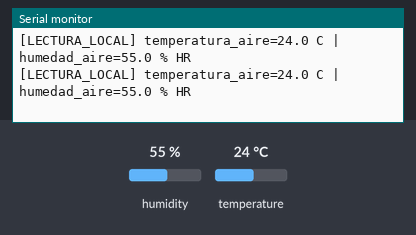
This sketch was run on a simulated Arduino Uno, built with avr-gcc and run on an emulated ATmega328P. Shown: the last lines printed to the serial monitor. The inputs (shaded band) are chosen by the test bench; at power-on: humidity 55 %, temperature 24 °C.

Above: at 6.8 s.
6.9 s: humidity set to 22 %
At 9.5 s:
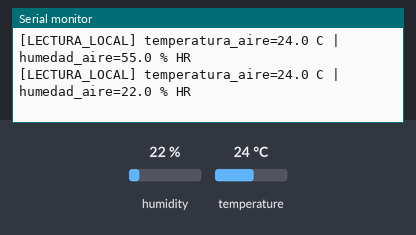
11.4 s: temperature set to 12 °C
At 13.0 s:
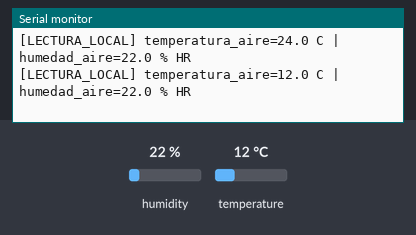
15.9 s: humidity set to 40 %
At 18.7 s:
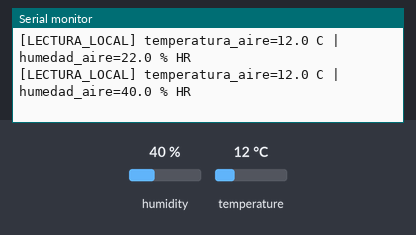
Timing chart, 0 to 20.2 s (numbered marks = the images above; inputs shaded):
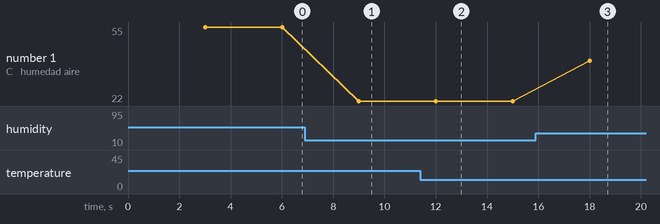

The sketch:

nodo-dht22-diagnostico.ino
```cpp
// AgroVigia: primera comprobacion local del DHT22 por USB.
// Referencia de lectura: ../Transmisor_Parcial2.ino (autoria conservada alli).
// No publica telemetria MQTT ni representa la etapa 2 completa.

#include <Arduino.h>
#include <DHT.h>
#include <math.h>

// GPIO recuperado del proyecto anterior; verificar el montaje antes de cargar.
constexpr uint8_t DHT_PIN = 4;
constexpr uint32_t INTERVALO_LECTURA_MS = 3000;

DHT dht(DHT_PIN, DHT22);
uint32_t ultimaLecturaMs = 0;

void setup() {
  Serial.begin(115200);
  dht.begin();
  ultimaLecturaMs = millis();
  Serial.print("AgroVigia | Diagnostico DHT22 | GPIO ");
  Serial.print(DHT_PIN);
  Serial.println(" | 115200 baudios");
  Serial.println("Solo lectura local por USB; no envia datos a la red.");
}

void loop() {
  const uint32_t ahoraMs = millis();
  // La resta sin signo mantiene el intervalo al desbordarse millis().
  if (ahoraMs - ultimaLecturaMs < INTERVALO_LECTURA_MS) {
    delay(1);
    return;
  }
  ultimaLecturaMs = ahoraMs;

  const float temperatura = dht.readTemperature();
  const float humedad = dht.readHumidity();

  if (!isfinite(temperatura) || !isfinite(humedad)) {
    Serial.println("[ERROR_LECTURA] No se obtuvo un par valido de temperatura y humedad.");
    return;
  }
  if (temperatura < -40.0f || temperatura > 80.0f || humedad < 0.0f || humedad > 100.0f) {
    Serial.println("[ERROR_RANGO] Se descarta el par: fuera de los limites del contrato v1.");
    return;
  }

  Serial.print("[LECTURA_LOCAL] temperatura_aire=");
  Serial.print(temperatura, 1);
  Serial.print(" C | humedad_aire=");
  Serial.print(humedad, 1);
  Serial.println(" % HR");
}
```

Measured:
- after the input at 6.9 s, the serial monitor: prints a new line after 2.1 s (image 1)
- after the input at 11.4 s, the serial monitor: prints a new line after 0.61 s (image 2)
- after the input at 15.9 s, the serial monitor: prints a new line after 2.1 s (image 3)
- plotted number 1: 55 → 22 after the input at 6.9 s, 22 → 40 after the input at 15.9 s
